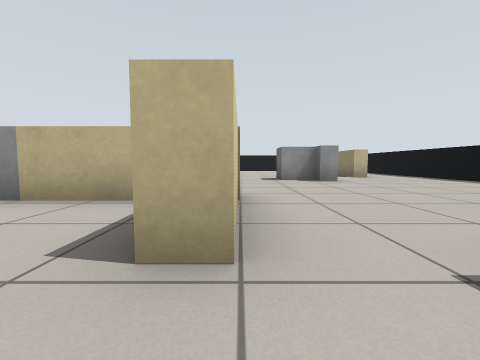
View 1 (above)

17 first-person views from a walk through a robot-simulator world made for Gazebo. The camera is 0.51 m above the floor, tilts 4° down and sees 90° across. The floor is counted in squares, 1 m on a side. Each view is taken from the middle of a square. On the plan, view 1 faces up. The plan holds only what a view shows up to about 9 squares ahead; the rest is blank. The robots in the file are not drawn. Simple patterns stand in for the simulator's built-in surfaces. Surface patterns are stand-ins for the level's own textures.

View 2
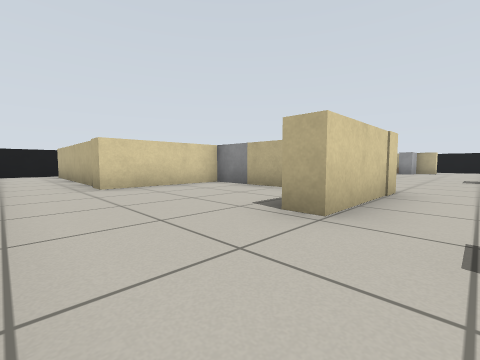

View 3
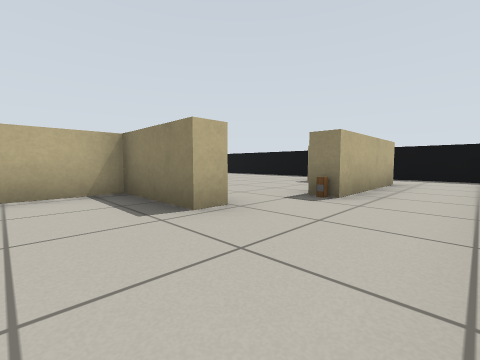

View 4
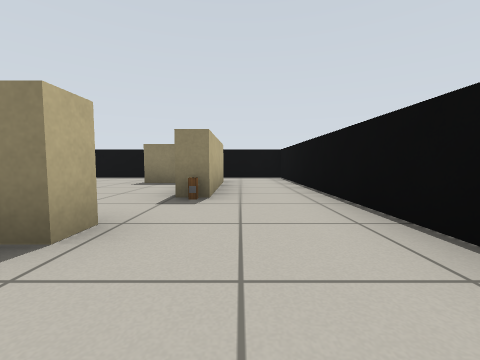

View 5
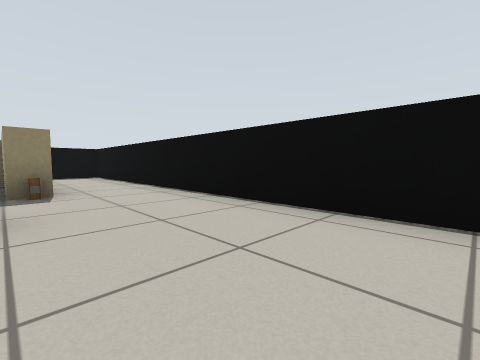

View 6
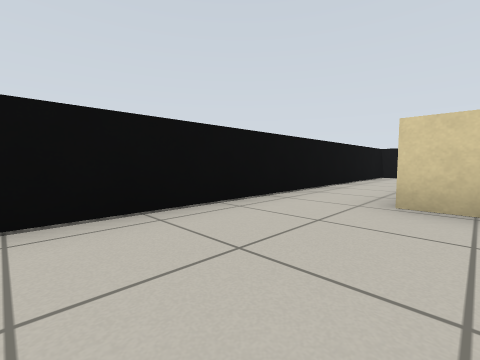

View 7
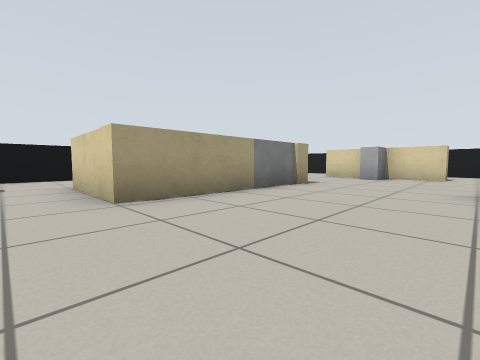

View 8
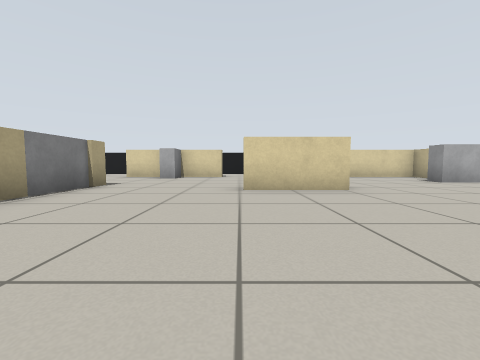

View 9
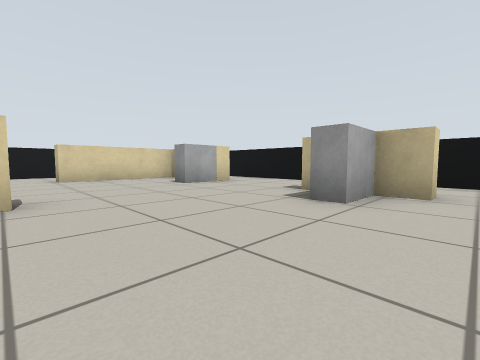

View 10
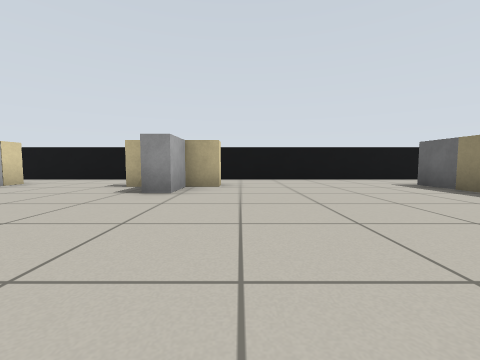

View 11
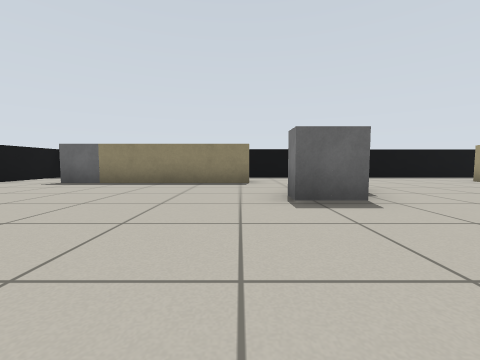

View 12
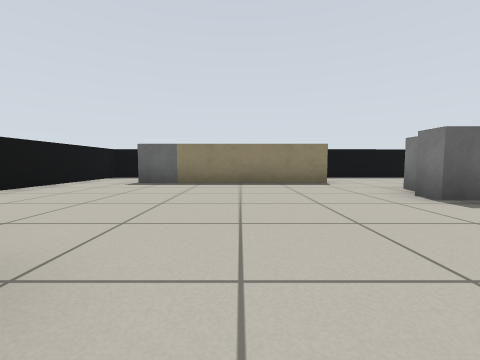

View 13
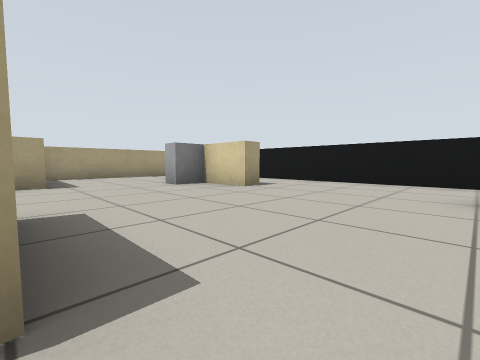

View 14
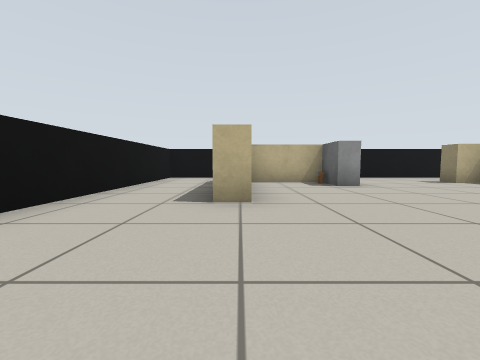

View 15
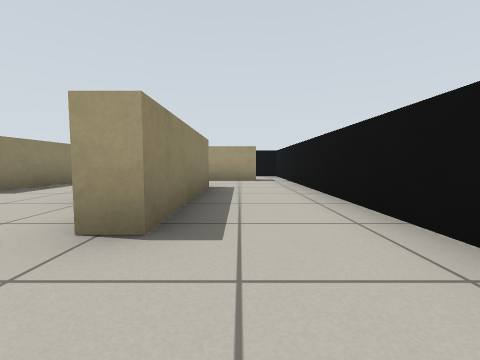

View 16
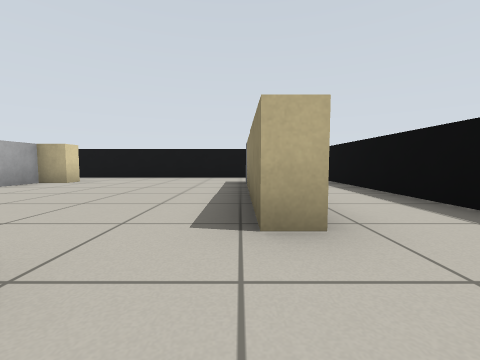

View 17
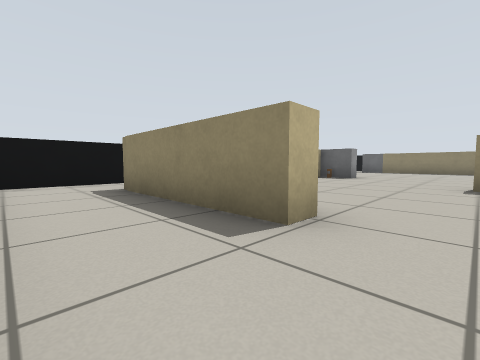

### Floor plan
Ten units are one square. View 1 is at (0, 0); x grows to the right and y downward. Boxes are objects, and circles mark ways between rooms. Rooms are numbered by the first view taken in them; rooms with no view inside come last. Other rooms are left out.
<svg viewBox="-110 -160 181 180">
<path fill="none" stroke="#000" d="M0 -12 -5 -12 -5 -32 -25 -32M-41 -26 -41 -4 -95 -4M48 -4 15 -4 15 -9M-104 -5 -104 15 66 15 66 -5M-35 -91 -35 -70M-22 -38 0 -38 0 -12M-53 -139 -53 -134M-68 -134 -78 -134 -78 -101 -83 -101 -83 -139M48 -88 42 -88 42 -125M-78 -41 -78 -28M-46 -18 -46 -38 -41 -38 -41 -26M-83 -29 -83 -63 -78 -63 -78 -48M15 -9 42 -9 42 -25M-95 -9 -49 -9M66 -5 66 -155 -105 -155 -104 -5"/>
<rect x="5" y="-15" width="10" height="10" fill="#bbb"><title>pillar</title></rect>
<rect x="-75" y="-55" width="10" height="10" fill="#bbb"><title>grey box</title></rect>
<rect x="-75" y="-135" width="10" height="10" fill="#bbb"><title>other object</title></rect>
<rect x="-65" y="-135" width="10" height="10" fill="#bbb"><title>grey box</title></rect>
<rect x="-35" y="-45" width="10" height="20" fill="#bbb"><title>grey box</title></rect>
<rect x="-25" y="-135" width="10" height="10" fill="#bbb"><title>other object</title></rect>
<rect x="-15" y="-135" width="10" height="20" fill="#bbb"><title>grey box</title></rect>
<rect x="5" y="-85" width="10" height="10" fill="#bbb"><title>grey box</title></rect>
<rect x="15" y="-85" width="10" height="20" fill="#bbb"><title>grey box</title></rect>
<rect x="35" y="-135" width="10" height="10" fill="#bbb"><title>grey box</title></rect>
<circle cx="-100" cy="-10" r="3" fill="#2a7"/>
<circle cx="10" cy="-20" r="3" fill="#2a7"/>
<circle cx="55" cy="-15" r="3" fill="#2a7"/>
<text x="-20" y="0">1</text>
<text x="-20" y="-90">2</text>
</svg>
Room 1 opens to room 2.

Where each view was taken, in squares from view 1:
view 1: 0 up, 0 right, facing up
view 2: 1 down, 1 right, facing up-left
view 3: 1 down, 2 left, facing up-right
view 4: 0 up, 2 left, facing right
view 5: 1 up, 3 left, facing down-right
view 6: 1 up, 1 left, facing down-left
view 7: 7 up, 1 right, facing down-left
view 8: 7 up, 1 right, facing left
view 9: 9 up, 0 right, facing up-left
view 10: 8 up, 0 right, facing up
view 11: 9 up, 2 left, facing right
view 12: 11 up, 2 left, facing right
view 13: 10 up, 4 left, facing down-left
view 14: 7 up, 8 left, facing up
view 15: 8 up, 9 left, facing down
view 16: 7 up, 4 right, facing up
view 17: 9 up, 10 left, facing up-right
